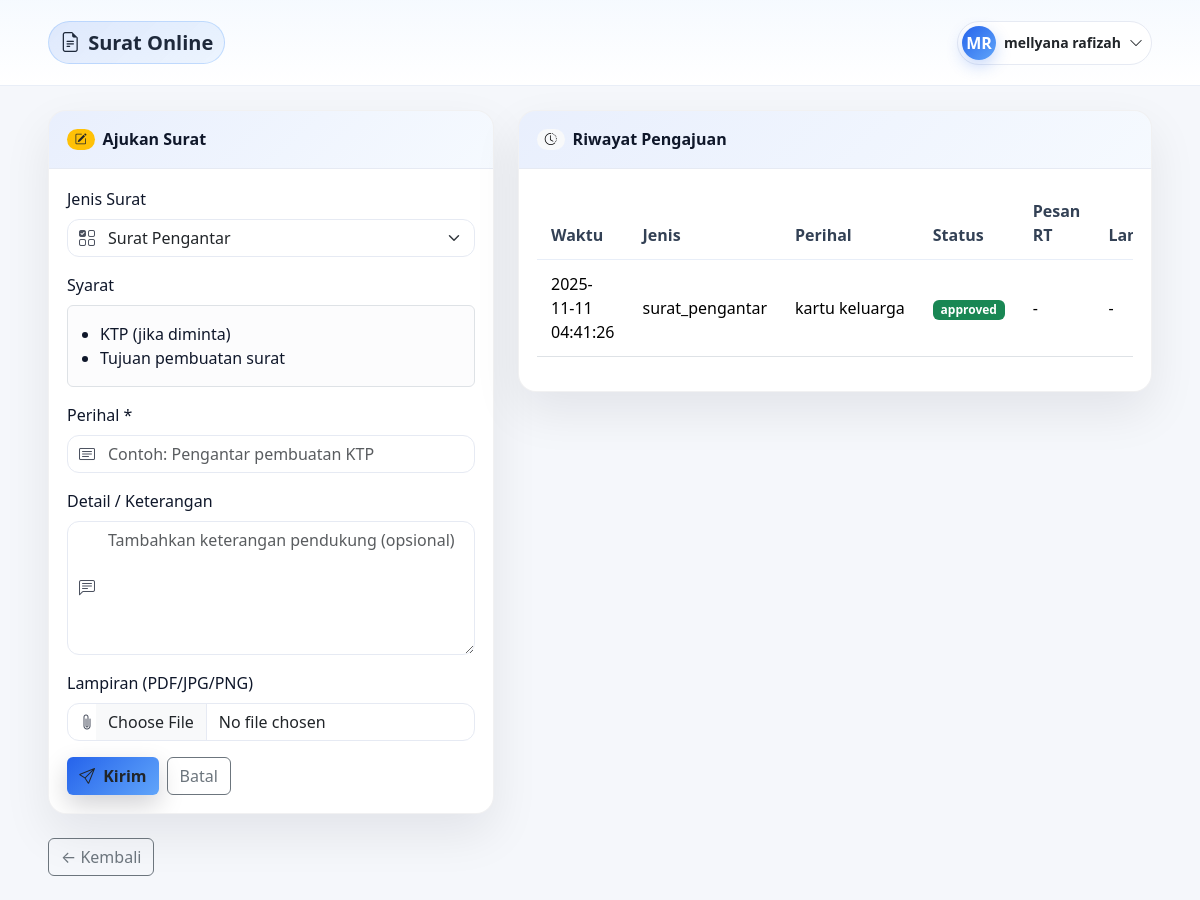
The page /user/letters.php (signed in) on the database its author committed.
### tables this page shows
CREATE TABLE `users` (
  `id` int(11) NOT NULL,
  `nik` varchar(30) NOT NULL,
  `name` varchar(150) NOT NULL,
  `email` varchar(150) DEFAULT NULL,
  `avatar_path` varchar(255) DEFAULT NULL,
  `phone` varchar(30) DEFAULT NULL,
  `password` varchar(255) NOT NULL,
  `address` text DEFAULT NULL,
  `created_at` timestamp NOT NULL DEFAULT current_timestamp(),
  `status` enum('active','inactive') DEFAULT 'active',
  `rt` tinyint(4) NOT NULL DEFAULT 5,
  `rw` tinyint(4) DEFAULT NULL
);

CREATE TABLE `letters` (
  `id` int(11) NOT NULL,
  `user_id` int(11) NOT NULL,
  `type` varchar(100) NOT NULL,
  `subject` varchar(255) NOT NULL,
  `details` text DEFAULT NULL,
  `file_path` varchar(255) DEFAULT NULL,
  `status` enum('pending','review','approved','rejected') DEFAULT 'pending',
  `created_at` timestamp NOT NULL DEFAULT current_timestamp()
);

### user/auth.php (called while the page is built, shortened)
<?php
if (!function_exists('url')) {
  function url(string $path = '/'): string {
    $base = rtrim(defined('BASE_URL') ? BASE_URL : '', '/');
    $path = '/' . ltrim($path, '/');
    return $base . $path;
  }
}
$pdo = pdo();
$stmt = $pdo->prepare(
  'SELECT id, name, nik, email, rt, rw, address, status, avatar_path, created_at
     FROM users WHERE id = ? LIMIT 1'
);
$stmt->execute([$_SESSION['user_id']]);
$warga = $stmt->fetch();
$warga['avatar_url'] = null;
if (!function_exists('user_initials')) {
  function user_initials($name) {
    $name = trim($name ?: 'Kiki');
    $parts = preg_split('/\s+/', $name, -1, PREG_SPLIT_NO_EMPTY);
    if (count($parts) >= 2) {
      return mb_strtoupper(mb_substr($parts[0], 0, 1) . mb_substr(end($parts), 0, 1));
    }
    return mb_strtoupper(mb_substr($name, 0, 1));
  }
}

### user/letters.php (the view, shortened to what this page needs)
<?php
require_once __DIR__ . '/auth.php';
$pdo = pdo();
$uid = (int)$warga['id'];
$list = $pdo->prepare("SELECT id,type,subject,status,created_at,file_path FROM letters WHERE user_id=? ORDER BY created_at DESC");
$list->execute([$uid]);
$list = $list->fetchAll();
$attachments_by_letter = [];
$notif_by_letter = [];
?>
<!doctype html>
<html lang="id">
<head>
  <link href="https://cdn.jsdelivr.net/npm/bootstrap@5.3.3/dist/css/bootstrap.min.css" rel="stylesheet">
  <link href="https://cdn.jsdelivr.net/npm/bootstrap-icons@1.11.3/font/bootstrap-icons.css" rel="stylesheet">
</head>
<body>
<nav class="navbar">
  <div class="container-fluid edge py-2">
    <a class="navbar-brand fw-semibold d-flex align-items-center gap-2" href="<?= url('/user/dashboard.php') ?>">
      <span class="brand-pill"><i class="bi bi-file-earmark-text"></i> Surat Online</span>
    </a>
    <div class="d-flex align-items-center gap-2">
      <div class="dropdown">
        <button class="btn profile-btn d-flex align-items-center gap-2" data-bs-toggle="dropdown" aria-expanded="false">
          <?php if(!empty($warga['avatar_url'])): ?>
            <img src="<?= htmlspecialchars($warga['avatar_url']) ?>" alt="Avatar"
                 style="width:34px;height:34px;border-radius:999px;object-fit:cover;box-shadow:0 6px 16px rgba(37,99,235,.25)">
          <?php else: ?>
            <span class="avatar"><?= htmlspecialchars(user_initials($warga['name'] ?? 'Kiki')) ?></span>
          <?php endif; ?>
          <span class="d-none d-sm-inline small"><b><?= htmlspecialchars($warga['name'] ?? 'Kiki') ?></b></span>
          <i class="bi bi-chevron-down small"></i>
        </button>
      </div>
    </div>
  </div>
</nav>
<div class="container-fluid edge my-4">
  <div class="row g-4">
    <div class="col-12 col-lg-5">
      <div class="panel">
        <div class="panel-head d-flex align-items-center gap-2">
          <span class="badge text-bg-warning rounded-pill text-dark"><i class="bi bi-pencil-square"></i></span>
          <div class="h6 m-0 fw-bold">Ajukan Surat</div>
        </div>
        <div class="panel-body">
          <form method="post" enctype="multipart/form-data" novalidate>
            <div class="mb-3">
              <label class="form-label">Jenis Surat</label>
              <div class="input-ico">
                <i class="bi bi-ui-checks-grid"></i>
                <select class="form-select" name="type" id="letterType">
                  <option value="surat_pengantar" <?= (($_POST['type']??'')==='surat_pengantar'?'selected':'') ?>>Surat Pengantar</option>
                </select>
              </div>
            </div>
            <div class="mb-3" id="reqBox">
              <label class="form-label">Syarat</label>
              <div class="p-3 rounded border bg-light-subtle">
                <ul class="m-0 ps-3" id="reqList"></ul>
              </div>
            </div>
            <div class="mb-3">
              <label class="form-label">Perihal *</label>
              <div class="input-ico">
                <i class="bi bi-card-text"></i>
                <input class="form-control" name="subject" value="<?= htmlspecialchars($_POST['subject'] ?? '') ?>" placeholder="Contoh: Pengantar pembuatan KTP" required>
              </div>
            </div>
            <div class="mb-3">
              <label class="form-label">Detail / Keterangan</label>
              <div class="input-ico">
                <i class="bi bi-chat-left-text"></i>
                <textarea class="form-control" name="details" rows="5" placeholder="Tambahkan keterangan pendukung (opsional)"><?= htmlspecialchars($_POST['details'] ?? '') ?></textarea>
              </div>
            </div>
            <div class="mb-3" id="attSingle">
              <label class="form-label">Lampiran (PDF/JPG/PNG)</label>
              <div class="input-ico">
                <i class="bi bi-paperclip"></i>
                <input class="form-control" type="file" name="attachment" accept=".pdf,.jpg,.jpeg,.png" id="att">
              </div>
            </div>
            <div class="d-flex gap-2">
              <button class="btn btn-brand"><i class="bi bi-send me-1"></i> Kirim</button>
              <a class="btn btn-outline-secondary" href="<?= url('/user/dashboard.php')?>">Batal</a>
            </div>
          </form>
        </div>
      </div>
    </div>
    <div class="col-12 col-lg-7">
      <div class="panel">
        <div class="panel-head d-flex align-items-center gap-2">
          <span class="badge text-bg-light rounded-pill"><i class="bi bi-clock-history"></i></span>
          <div class="h6 m-0 fw-bold">Riwayat Pengajuan</div>
        </div>
        <div class="panel-body">
          <?php if(!$list):?>
            <div class="alert alert-info m-0"><i class="bi bi-info-circle me-2"></i>Belum ada pengajuan.</div>
          <?php else:?>
            <div class="table-responsive">
              <table class="table align-middle">
                <thead>
                  <tr>
                    <th>Waktu</th>
                    <th>Jenis</th>
                    <th>Perihal</th>
                    <th>Status</th>
                    <th>Pesan RT</th>
                    <th>Lampiran</th>
                  </tr>
                </thead>
                <tbody>
                <?php foreach($list as $r):
                  $s = $r['status'] ?: 'submitted';
                  $cls = ($s==='approved' ? 'success' : ($s==='review' ? 'warning' : ($s==='rejected' ? 'danger' : 'secondary')));
                  $atts = $attachments_by_letter[(int)$r['id']] ?? [];
                  $notif = $notif_by_letter[(int)$r['id']] ?? '';
                ?>
                  <tr>
                    <td><?= htmlspecialchars($r['created_at']) ?></td>
                    <td><?= htmlspecialchars($r['type']) ?></td>
                    <td class="text-truncate" style="max-width:320px"><?= htmlspecialchars($r['subject']) ?></td>
                    <td><span class="badge text-bg-<?= $cls ?>"><?= htmlspecialchars($s) ?></span></td>
                    <td class="text-truncate" style="max-width:260px"><?= htmlspecialchars($notif ?: '-') ?></td>
                    <td>
                      <?php if($atts): ?>
                        <?php foreach($atts as $a): ?>
                          <a class="btn btn-sm btn-outline-primary me-1 mb-1" target="_blank" href="<?= url('/'.$a['file_path']) ?>">
                            <i class="bi bi-paperclip me-1"></i><?= htmlspecialchars(strtoupper($a['label'])) ?>
                          </a>
                        <?php endforeach; ?>
                      <?php elseif(!empty($r['file_path'])): ?>
                        <a class="btn btn-sm btn-outline-primary" target="_blank" href="<?= url('/'.$r['file_path']) ?>">
                          <i class="bi bi-paperclip me-1"></i>Lihat
                        </a>
                      <?php else: ?>-<?php endif; ?>
                    </td>
                  </tr>
                <?php endforeach;?>
                </tbody>
              </table>
            </div>
          <?php endif;?>
        </div>
      </div>
    </div>
  </div>
  <div class="mt-4">
    <a class="btn btn-outline-secondary" href="<?= url('/user/dashboard.php')?>">← Kembali</a>
  </div>
</div>
</body>
</html>

### user/letters.php (style rules this page uses)
:root { --padx: clamp(16px, 5vw, 48px); --ink:#0f172a; --brand:#2563eb; --brand2:#60a5fa; --card:#ffffff; --border:#e6eaf3; }
body { background:#f5f7fb; color:var(--ink) }
.edge { padding-inline: var(--padx) }
.navbar { background:#fff; border-bottom:1px solid #e9eef7; position:sticky; top:0; z-index:1000; background-image: linear-gradient(180deg, rgba(96,165,250,.06), transparent); }
.brand-pill { display:inline-flex; align-items:center; gap:.5rem; padding:.35rem .7rem; border-radius:999px; font-weight:700; background:linear-gradient(135deg,rgba(37,99,235,.12),rgba(96,165,250,.10)); border:1px solid rgba(96,165,250,.30); color:#1e293b; }
.profile-btn { background:#fff; border:1px solid var(--border); border-radius:999px; padding:.25rem .5rem .25rem .25rem; }
.avatar { width:34px;height:34px;border-radius:999px;display:inline-grid;place-items:center; font-weight:700; color:#fff; background:linear-gradient(135deg,var(--brand),var(--brand2)); box-shadow:0 6px 16px rgba(37,99,235,.25); }
.panel { border:1px solid rgba(16,24,40,.06); background:var(--card); border-radius:18px; box-shadow:0 20px 48px rgba(2,6,23,.08); overflow:hidden; }
.panel-head { padding:18px; border-bottom:1px solid var(--border); background-image:linear-gradient(135deg, rgba(37,99,235,.10), rgba(96,165,250,.06)); }
.panel-body { padding:18px }
.input-ico { position:relative }
.input-ico .bi { position:absolute; left:12px; top:50%; transform:translateY(-50%); opacity:.75 }
.input-ico input, .input-ico textarea, .input-ico select { padding-left:40px !important }
.form-control, .form-select { border:1px solid var(--border); border-radius:12px }
.btn-brand { background:linear-gradient(135deg,var(--brand),var(--brand2)); border:0; font-weight:700; box-shadow:0 10px 26px rgba(2,6,23,.18); }
.table > :not(caption) > * > * { padding:12px 14px }
.table thead th { font-weight:700; color:#334155; border-bottom:1px solid #e8eef8 }
.table tbody td { border-top:1px solid #eef2f7 }

### rows shown on the page
users: name "MR", name "mellyana rafizah"
letters: created_at "2025-11-11 04:41:26", type "surat_pengantar", subject "kartu keluarga", status "approved", id "-"
